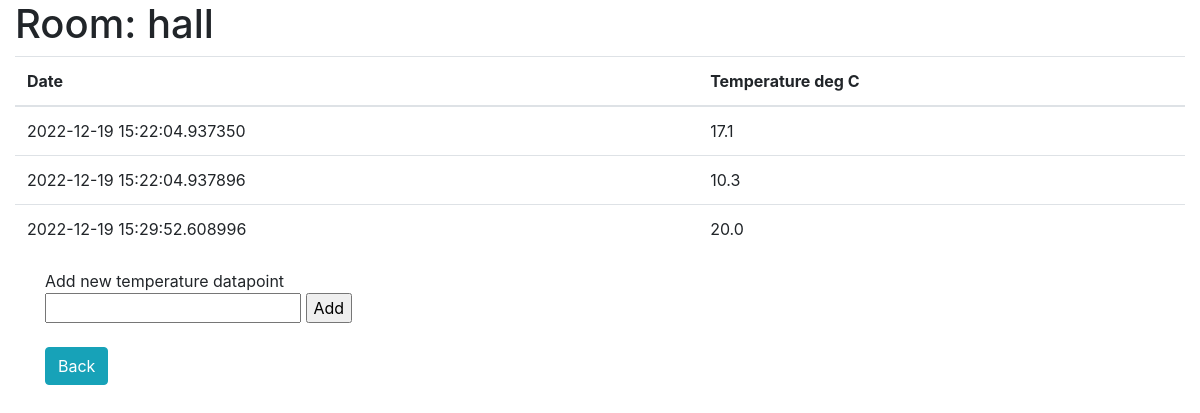
Page /temperatures/room/1 on the earlier database version.
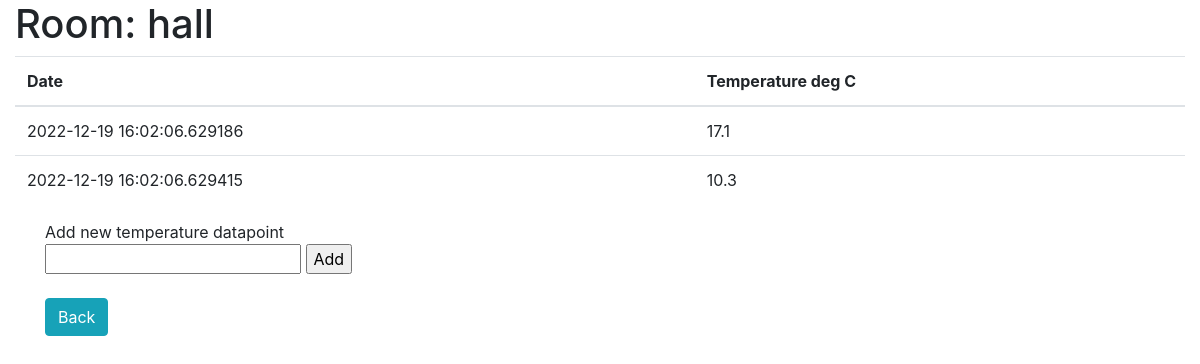
Same page on the later database version.
### app.py (models this page shows, shortened)
class Rooms(db.Model):
    id = db.Column(db.Integer,primary_key=True)
    room_name = db.Column(db.String(200),nullable=False, unique=True)
    date = db.Column(db.DateTime, default=datetime.utcnow)
    room_id = db.relationship('Temperatures', cascade='all,delete' ,backref='rooms')

class Temperatures(db.Model):
    id = db.Column(db.Integer,primary_key=True)
    date = db.Column(db.DateTime, default=datetime.utcnow)
    temperature = db.Column(db.Float, nullable=False)
    room_id = db.Column(db.Integer,db.ForeignKey('rooms.id'), nullable=False)

### app.py (the view)
@app.route("/temperatures/room/<int:room_id>", methods=['GET'])
def get_room_temperatures(room_id):
    if request.method == "GET":
        room = Rooms.query.get_or_404(room_id)
        temps = Temperatures.query.with_entities(Temperatures.id,Temperatures.temperature,Temperatures.date)\
                        .join(Rooms, Temperatures.room_id == Rooms.id)\
                        .filter(Temperatures.room_id==room_id).all()
        date_values = [d.date.strftime("%Y-%m-%d %H:%M:%S") for d in temps ]
        temp_values = [d.temperature for d in temps]
        df = pd.DataFrame(list(zip(date_values, temp_values)),columns =['DateTime', 'Temperature'])
        fig = px.line(df, x='DateTime', y='Temperature')
        fig.update_layout({'plot_bgcolor':'rgba(0,0,0,0)','paper_bgcolor':'rgba(0,0,0,0)'})
        graphJSON = json.dumps(fig, cls=plotly.utils.PlotlyJSONEncoder)
        return render_template('room_temperatures.html',room_name=room.room_name,temperatures=temps,room_id=room_id,graphJSON=graphJSON)

### templates/room_temperatures.html (shortened to what this page needs)
{% extends 'base.html' %}
{% block body %}
<div class="container-fluid">
    <h1>Room: {{ room_name }}</h1>
    {% if temperatures|length < 1 %}
    <h4>No temperatures available for this room</h4>
    {% else %}
    <table class="table styled-table">
        <thead>
            <tr>
                <th>Date</th>
                <th>Temperature deg C</th>
            </tr>
        </thead>
        <tbody>
            {% for temp in temperatures %}
            <tr>
                <td>{{ temp.date }}</td>
                <td>{{ temp.temperature }}</td>
            </tr>
            {% endfor %}
        </tbody>
    </table>
    {% endif %}
    <div class="container">
        <div style="align-items: right;">
            Add new temperature datapoint
            <form class="form" action="/temperature/{{ room_id }}/9999.9" method="POST">
                <input class="add_text_input" type="number" step="any" name="temperature_value" id="temperature_value">
                <input class="add_btn_input" type="submit" value="Add">
            </form>
        </div>
    </div>
    <br>
    <div class="container">
        <a href="/rooms" class="btn btn-info">Back</a>
    </div>
</div>
{% endblock %}

### templates/base.html (shortened to what this page needs)
<!DOCTYPE html>
<html lang="en">
<head>
    <link rel="stylesheet" href="https://cdn.jsdelivr.net/npm/bootstrap@4.3.1/dist/css/bootstrap.min.css">
    <link rel="stylesheet" href="{{ url_for('static',filename='css/main.css') }}"/>
</head>
<body>
    {% block body %}{% endblock %}
</body>
</html>

Differences in the rows shown:
removed Temperatures: date "2022-12-19 15:29:52.608996", temperature "20.0"
changed Temperatures (number 1 of 2 on the later page): date "2022-12-19 15:22:04.937350" → "2022-12-19 16:02:06.629186"
changed Temperatures (number 2 of 2 on the later page): date "2022-12-19 15:22:04.937896" → "2022-12-19 16:02:06.629415"
